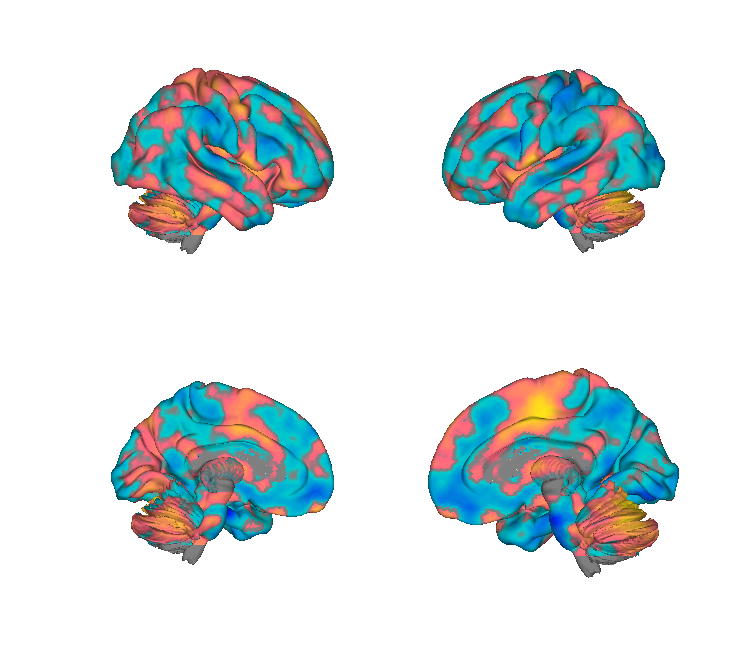
#> input picture Multivariate_signature_patterns/2017_Woo_SIIPS1/png_images/SIIPS1_weighted_mean_surface.png, 750 x 657 px
$ python build_thumbnails.py
#> lines starting #> are read from the running program, lines starting #| are printed output that depends on the picture
# Regenerate the circular brain thumbnails embedded in the two overview figures.
# Sources are the per-folder png_images/*_surface.png (and *_isosurface.png)
# renders already checked into the repo. Output -> docs/figure_source/_thumbs/.
#
#   python3 build_thumbnails.py
#
# Requires Pillow (pip install pillow). The _thumbs/ dir is regenerable and is
# git-ignored; the finished SVGs embed these images as base64.
import os
from PIL import Image

HERE = os.path.dirname(os.path.abspath(__file__))
ROOT = os.path.dirname(os.path.dirname(HERE))          # repo root
OUT_OV = os.path.join(HERE, "_thumbs", "overview")
OUT_SIG = os.path.join(HERE, "_thumbs", "signatures")
os.makedirs(OUT_OV, exist_ok=True)
os.makedirs(OUT_SIG, exist_ok=True)

# surface renders are a 2x2 montage of brain views; this crops the top-left
# lateral view. isosurface renders are a single brain -> no crop (quad=None).
QUAD = (40, 25, 378, 300)


def whiten(im, thr=238):
    im = im.convert("RGBA")
    px = im.load()
    w, h = im.size
    for y in range(h):
        for x in range(w):
            r, g, b, a = px[x, y]
            if r >= thr and g >= thr and b >= thr:
                px[x, y] = (r, g, b, 0)      # white background -> transparent
    return im


def process(src, out, quad=QUAD, size=200, pad=0.10):
#> called with quad = (40, 25, 378, 300), size = 240, pad = 0.12
    im = Image.open(os.path.join(ROOT, src)).convert("RGBA")
    if quad:
        im = im.crop(quad)
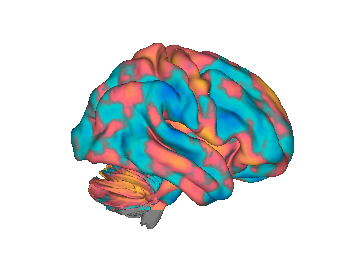
#> im: PIL image 338x275 RGBA; mean R, G, B, A 210.4, 216.7, 218, 255
    im = whiten(im)
    bb = im.getbbox()
#> bb = (71, 43, 294, 229)
    if bb:
        im = im.crop(bb)
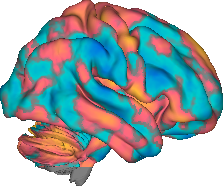
#> im: PIL image 223x186 RGBA; mean R, G, B, A 155.1, 169.2, 172, 170.6; transparent parts drawn white
    w, h = im.size
#> w = 223; h = 186
    side = int(max(w, h) * (1 + pad))
#> side = 249
    canvas = Image.new("RGBA", (side, side), (0, 0, 0, 0))
#> canvas: PIL image 249x249 RGBA; every value is 0
    canvas.paste(im, ((side - w) // 2, (side - h) // 2), im)
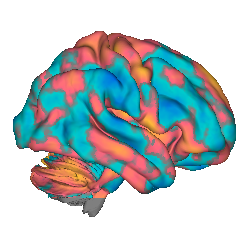
#> canvas: PIL image 249x249 RGBA; mean R, G, B, A 47.3, 56.8, 58.6, 114.1; transparent parts drawn white
    canvas.resize((size, size), Image.LANCZOS).save(out)
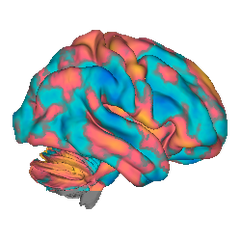
#> saved as sig.png: PIL image 240x240 RGBA; mean R, G, B, A 48.7, 58, 59.8, 114.1; transparent parts drawn white


# ---- five thumbnails for the repository-overview figure ----
OVERVIEW = {
    "sig":           ("Multivariate_signature_patterns/2017_Woo_SIIPS1/png_images/SIIPS1_weighted_mean_surface.png", QUAD),
    "atlas":         ("Atlases_and_parcellations/2024_CANLab_atlas/png_images/canlab2024_fine_fmriprep20_2mm_isosurface.png", None),
    "meta_kober":    ("CANlab_Meta_analysis_maps/2008_Kober_Emotion_163_studies/png_images/Kober2008_EmoActivation_FWE_all_surface.png", QUAD),
    "neurosynth_iso":("Neurosynth_maps/mkda/png_images/Neurosynth_MKDA_Activation_proportion_isosurface.png", None),
    "study":         ("Individual_study_maps/2024_Bo_EmotionRegulation_BayesFactor/png_images/Bo2024_CommonAppraisal_surface.png", QUAD),
}

# ---- one thumbnail per signature chip in the taxonomy figure ----
# key -> repo-relative *_surface.png. Signatures with no surface render in the
# repo (somatovisceral, Matthewson SCR, saCPM) are drawn with a vector glyph in
# build_taxonomy.py and are intentionally absent here.
SIG = "Multivariate_signature_patterns"
SIGNATURES = {
    "nps":        f"{SIG}/2017_Lopez_Sola_Fibromyalgia/png_images/LopezSola2017_NPSp_surface.png",
    "siips":      f"{SIG}/2017_Woo_SIIPS1/png_images/SIIPS1_weighted_mean_surface.png",
    "feps":       f"{SIG}/2024_FEPS_Facial_Expressions_of_Pain_Signature/png_images/FEPS_mean_xval_weights_surface.png",
    "cpdm":       f"{SIG}/2020_Geuter_pain_multivariate_mediation_PDM/png_images/Geuter2020_cPDM_combined_surface.png",
    "vps":        f"{SIG}/2016_Krishnan_eLife_VPS/png_images/VPS_unthresholded_surface.png",
    "genvic":     f"{SIG}/2020_Zhou_general_vicarious_pain/png_images/Zhou2020_General_unthresh_surface.png",
    "placebo":    f"{SIG}/2011_Wager_JNeuro_placebo_prediction/png_images/PlaceboPredict_Anticipation_surface.png",
    "paincog":    f"{SIG}/2020_Silvestrini_Rainville_Pain_CogControl_interaction_aMCC/png_images/Silvestrini2020_dACC_pain_surface.png",
    "painval":    f"{SIG}/2022_coll_pain_monetary_reward_decision_value/png_images/Coll2022_painvalue_unthresh_surface.png",
    "gsr":        f"{SIG}/2016_Eisenbarth_JNeuro_autonomic_patterns/png_images/Eisenbarth2016_GSR_unthresh_surface.png",
    "hr":         f"{SIG}/2016_Eisenbarth_JNeuro_autonomic_patterns/png_images/Eisenbarth2016_HR_unthresh_surface.png",
    "threat":     f"{SIG}/2018_Reddan_Threat_Conditioning_ImEx/png_images/Reddan2018_CSplus_unthresh_surface.png",
    "vifs":       f"{SIG}/2021_Zhou_Subjective_Fear/png_images/Zhou2021_VIFS_surface.png",
    "mpa2":       f"{SIG}/2021_Ceko_MPA2_multiaversive/png_images/MPA2_General_surface.png",
    "pines":      f"{SIG}/2015_Chang_PLoSBiology_PINES/png_images/PINES_Rating_Weights_LOSO_surface.png",
    "bpls_neg":   f"{SIG}/2015_Kragel_emotionClassificationBPLS/png_images/Kragel2015_BPLS_fearful_surface.png",
    "schema_neg": f"{SIG}/2019_Kragel_Emotion_Schemas/png_images/Kragel2019_Fear_surface.png",
    "distress":   f"{SIG}/2017_Ashar_care_distress/png_images/Ashar2017_distress_unthresh_surface.png",
    "guilt":      f"{SIG}/2019_Yu_Koban_Guilt/png_images/Yu2020_Guilt_SVM_surface.png",
    "rejection":  f"{SIG}/2015_Woo_NatureComms_Rejection/png_images/Rejection_dpsp_weights_surface.png",
    "brs":        f"{SIG}/2023_Speer_Brain_Reward_Signature_BRS/png_images/Speer2023_BRS_surface.png",
    "ncs":        f"{SIG}/2022_Koban_NCS_Craving/png_images/Koban2023_NCS_general_surface.png",
    "basic":      f"{SIG}/2021_vantHoff_BASIC_sexual_image_classifier/png_images/vantHoff2021_BASIC_surface.png",
    "rewval":     f"{SIG}/2022_coll_pain_monetary_reward_decision_value/png_images/Coll2022_moneyvalue_unthresh_surface.png",
    "care":       f"{SIG}/2017_Ashar_care_distress/png_images/Ashar2017_care_unthresh_surface.png",
    "bpls_pos":   f"{SIG}/2015_Kragel_emotionClassificationBPLS/png_images/Kragel2015_BPLS_amused_surface.png",
    "schema_pos": f"{SIG}/2019_Kragel_Emotion_Schemas/png_images/Kragel2019_Joy_surface.png",
    "stroop":     f"{SIG}/2020_Silvestrini_Rainville_Pain_CogControl_interaction_aMCC/png_images/Silvestrini2020_Stroop_WB_surface.png",
    "mfc":        f"{SIG}/2018_Kragel_MFC_Generalizability/png_images/Kragel2018_bPLS_Wholebrain_Cognitive_Control_surface.png",
    "mentalizing":f"{SIG}/2026_Acil_Mentalizing_Self_Other/png_images/Acil2026_MS_unthresh_surface.png",
    "fibro":      f"{SIG}/2017_Lopez_Sola_Fibromyalgia/png_images/LopezSola2017_FM_pain_surface.png",
    "backpain":   f"{SIG}/2019_Lee_JPain_backpain/png_images/Lee2019_S1_pairedSVM_surface.png",
    "pifonem":    f"{SIG}/2026_Murillo_PiFoneM/png_images/Murillo2026_PiFoneM_unthresh_surface.png",
}


def main():
    for key, (src, quad) in OVERVIEW.items():
        process(src, os.path.join(OUT_OV, key + ".png"), quad=quad, size=240, pad=0.12)
#> pass 2 of the loop in main, `for key, (src, quad) in OVERVIEW.items():`:
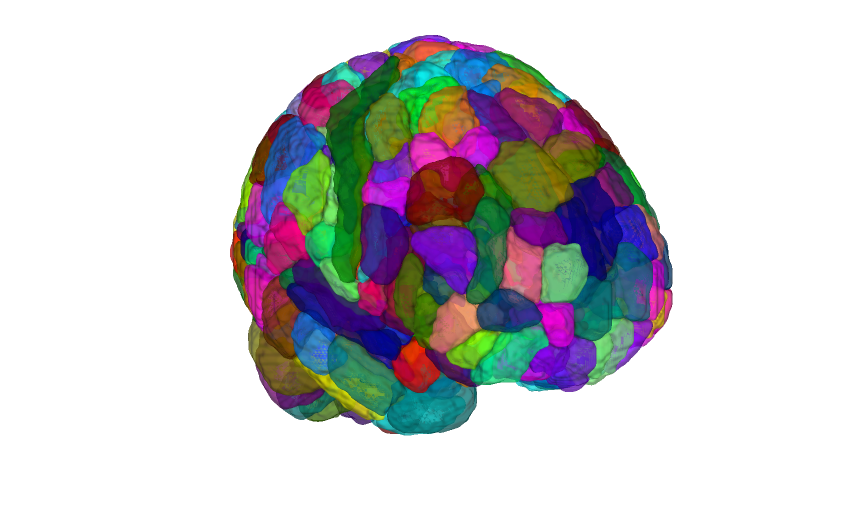
#> input picture Atlases_and_parcellations/2024_CANLab_atlas/png_images/canlab2024_fine_fmriprep20_2mm_isosurface.png, 1736 x 1046 px (shown at 1/2 size)
#> bb = (460, 70, 1345, 871)
#> in process (call 2), `im = im.crop(bb)`:
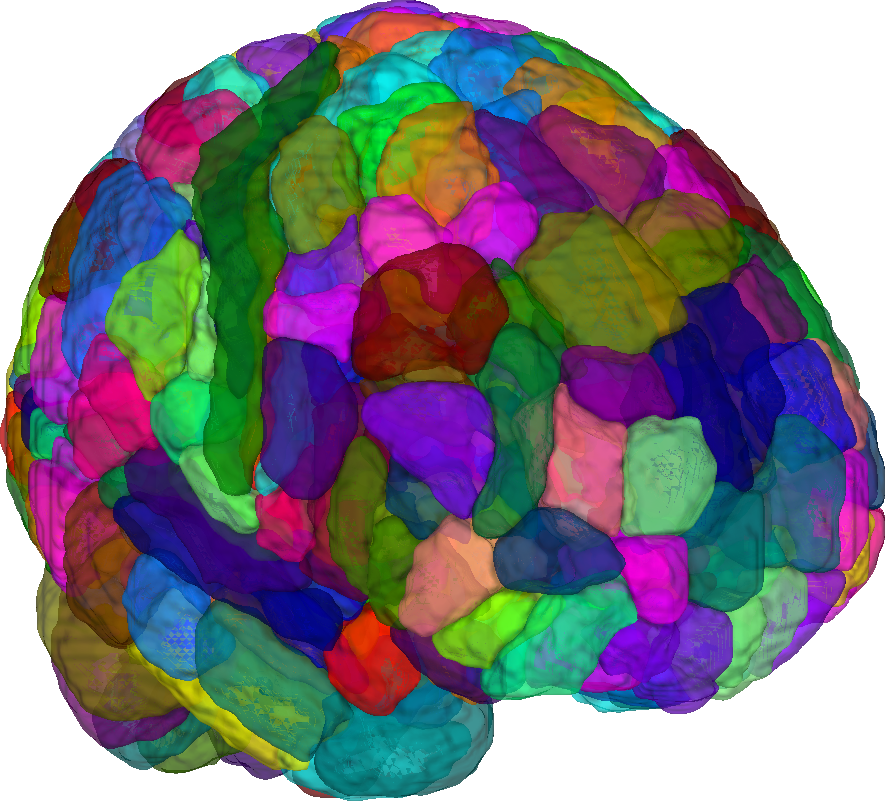
#> im: PIL image 885x801 RGBA; mean R, G, B, A 129.7, 125.6, 134.8, 190.1; transparent parts drawn white
#> in process (call 2), `canvas.resize((size, size), Image.LANCZOS).save(out)`:
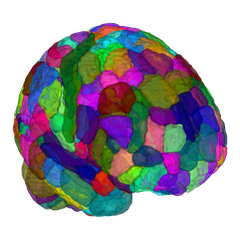
#> saved as atlas.png: PIL image 240x240 RGBA; mean R, G, B, A 48.4, 45.7, 52.3, 137.2; transparent parts drawn white
#> pass 3 of the loop in main, `for key, (src, quad) in OVERVIEW.items():`:
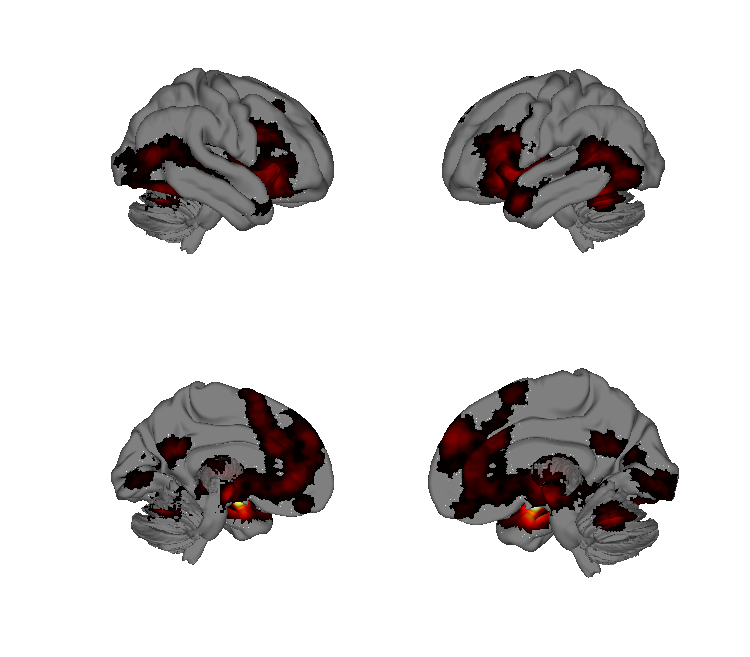
#> input picture CANlab_Meta_analysis_maps/2008_Kober_Emotion_163_studies/png_images/Kober2008_EmoActivation_FWE_all_surface.png, 750 x 657 px
#> in process (call 3), `im = im.crop(quad)`:
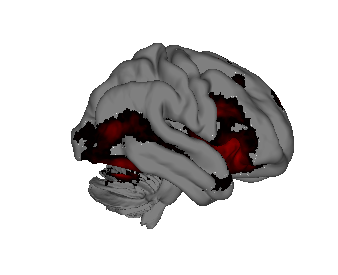
#> im: PIL image 338x275 RGBA; mean R, G, B, A 205.8, 204, 204, 255
#> bb = (71, 43, 294, 229)
#> in process (call 3), `canvas.resize((size, size), Image.LANCZOS).save(out)`:
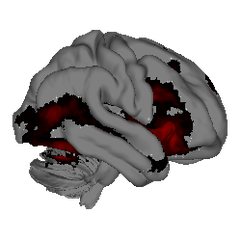
#> saved as meta_kober.png: PIL image 240x240 RGBA; mean R, G, B, A 41.3, 38.8, 38.8, 114.1; transparent parts drawn white
#> the loop made 4 passes; the first 3 are shown
    print(f"overview thumbnails: {len(OVERVIEW)} -> {OUT_OV}")
    missing = []
    for key, src in SIGNATURES.items():
        if not os.path.exists(os.path.join(ROOT, src)):
            missing.append(key)
            continue
        # signature chips are small; a surface render is always a 2x2 montage
        quad = None if "isosurface" in src else QUAD
        process(src, os.path.join(OUT_SIG, key + ".png"), quad=quad, size=168, pad=0.12)
    print(f"signature thumbnails: {len(SIGNATURES) - len(missing)} -> {OUT_SIG}")
    if missing:
        print("MISSING sources for:", missing)


if __name__ == "__main__":
#> (the run stopped early here; a loop or call above may not have finished)
